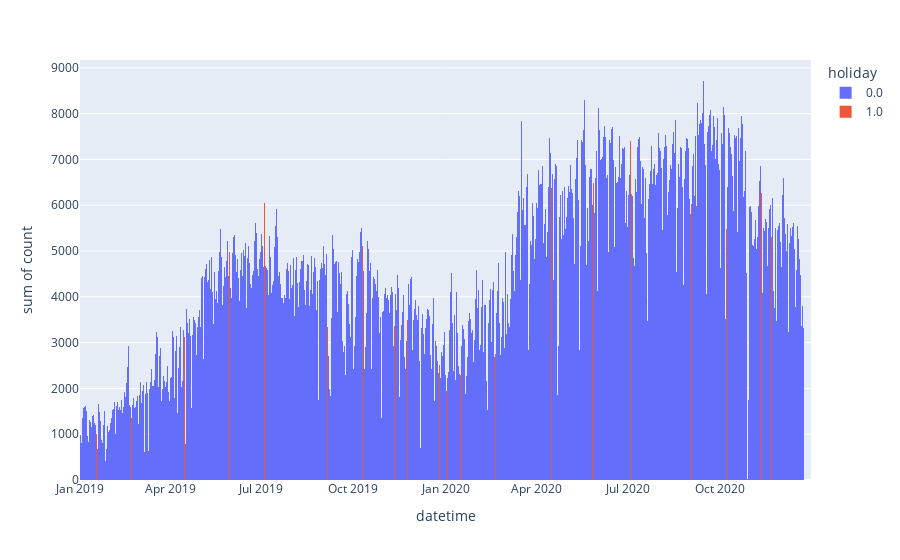

Notebook code cell kept with this figure:
### Code cell
fig = px.histogram(df_by_day, x="datetime", y="count", color="holiday", nbins=len(df_by_day))
fig.show()

### Figure 1 — Plotly figure (JSON) as saved in the notebook; plotly's stock layout.template omitted (floating-point values rounded to 4 significant figures; data arrays with more than 128 entries replaced by an {"elided": "..."} marker saying what was removed)
{"data": [{"alignmentgroup": "True", "bingroup": "x", "histfunc": "sum", "hovertemplate": "holiday=0.0<br>datetime=%{x}<br>sum of count=%{y}<extra></extra>", "legendgroup": "0.0", "marker": {"color": "#636efa", "pattern": {"shape": ""}}, "name": "0.0", "nbinsx": 1462, "offsetgroup": "0.0", "orientation": "v", "showlegend": true, "type": "histogram", "x": {"elided": "1420 str values"}, "xaxis": "x", "y": {"elided": "1420 int values"}, "yaxis": "y"}, {"alignmentgroup": "True", "bingroup": "x", "histfunc": "sum", "hovertemplate": "holiday=1.0<br>datetime=%{x}<br>sum of count=%{y}<extra></extra>", "legendgroup": "1.0", "marker": {"color": "#EF553B", "pattern": {"shape": ""}}, "name": "1.0", "nbinsx": 1462, "offsetgroup": "1.0", "orientation": "v", "showlegend": true, "type": "histogram", "x": ["2019-01-17T00:00:00", "2019-01-17T00:00:00", "2019-02-21T00:00:00", "2019-02-21T00:00:00", "2019-04-15T00:00:00", "2019-04-15T00:00:00", "2019-05-30T00:00:00", "2019-05-30T00:00:00", "2019-07-04T00:00:00", "2019-07-04T00:00:00", "2019-09-05T00:00:00", "2019-09-05T00:00:00", "2019-10-10T00:00:00", "2019-10-10T00:00:00", "2019-11-11T00:00:00", "2019-11-11T00:00:00", "2019-11-24T00:00:00", "2019-11-24T00:00:00", "2019-12-26T00:00:00", "2019-12-26T00:00:00", "2020-01-02T00:00:00", "2020-01-02T00:00:00", "2020-01-16T00:00:00", "2020-01-16T00:00:00", "2020-02-20T00:00:00", "2020-02-20T00:00:00", "2020-04-16T00:00:00", "2020-04-16T00:00:00", "2020-05-28T00:00:00", "2020-05-28T00:00:00", "2020-07-04T00:00:00", "2020-07-04T00:00:00", "2020-09-03T00:00:00", "2020-09-03T00:00:00", "2020-10-08T00:00:00", "2020-10-08T00:00:00", "2020-11-12T00:00:00", "2020-11-12T00:00:00", "2020-11-22T00:00:00", "2020-11-22T00:00:00", "2020-12-25T00:00:00", "2020-12-25T00:00:00"], "xaxis": "x", "y": [117, 883, 185, 1174, 642, 2484, 1681, 3302, 3065, 2978, 1236, 2115, 1514, 3603, 440, 2928, 746, 2747, 496, 2018, 244, 1707, 217, 2081, 441, 2309, 1198, 5172, 1977, 4504, 2562, 4841, 1965, 4069, 874, 4604, 1097, 5172, 1324, 3985, 734, 3843], "yaxis": "y"}], "layout": {"autosize": true, "barmode": "relative", "legend": {"title": {"text": "holiday"}, "tracegroupgap": 0}, "margin": {"t": 60}, "xaxis": {"anchor": "y", "autorange": true, "domain": [0, 1], "range": ["2018-12-31 18:00", "2020-12-31 06:00"], "title": {"text": "datetime"}, "type": "date"}, "yaxis": {"anchor": "x", "autorange": true, "domain": [0, 1], "range": [0, 9173.0], "title": {"text": "sum of count"}, "type": "linear"}}}
